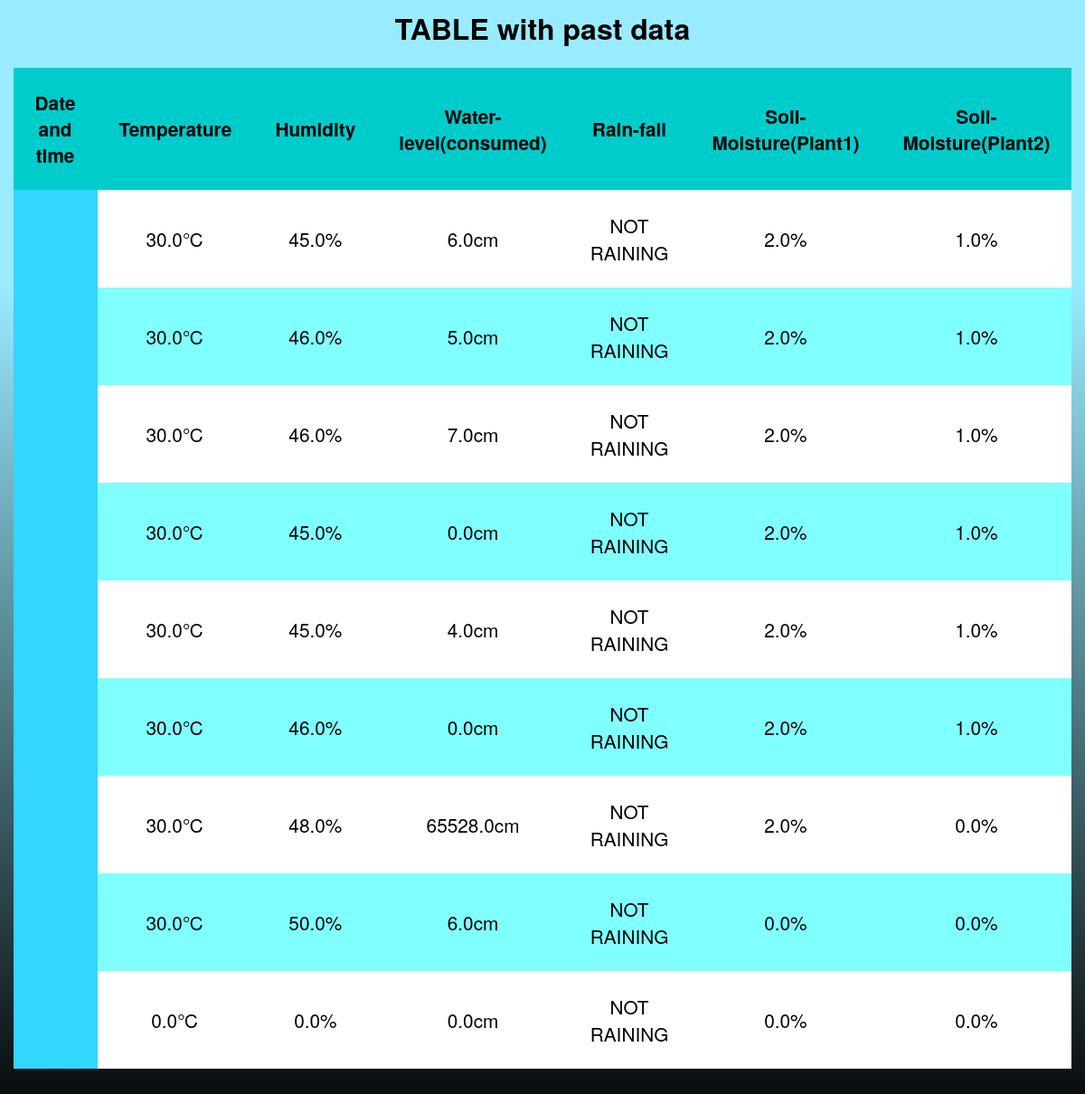
The app's page /sensors/display/table/ with its own data.
### sensors/models.py (models this page shows, shortened)
class plantdetails(models.Model):
	idOfPlant = models.ForeignKey(plant,on_delete=models.CASCADE,default=0)
	soilmoisture=models.FloatField(default=0)
	actuatorstate=models.CharField(max_length=50)
	dateAndTime=models.CharField(max_length=255)
	temperature = models.FloatField(default=0)
	humidity = models.FloatField(default=0)
	waterlevel=models.FloatField(default=0)
	rainfall=models.CharField(max_length=50)
	ms=models.FloatField(default=0)
	msdisplay=models.CharField(max_length=50)

### sensors/views.py (the view)
def table(request):
	det = plant.objects.get(pk=11)
	a=plantdetails.objects.filter(idOfPlant=det.id)[::-1]
	plant1=a[len(a)-10:len(a)-1:]
	det = plant.objects.get(pk=12)
	b=plantdetails.objects.filter(idOfPlant=det.id)[::-1]
	plant2=b[len(b)-10:len(b)-1:]
	details=zip(plant1,plant2)
	return render(request ,'sensors/table.html',{'details':details,'user':request.user})

### sensors/templates/sensors/table.html (shortened to what this page needs)
<html>
<head>
</head>
<body>
  <h1>TABLE with past data</h1>
<table id="racetimes">
<tr id="firstrow"><th>Date and time</th><th>Temperature</th><th>Humidity</th><th>Water-level(consumed)</th><th>Rain-fall</th><th>Soil-Moisture(Plant1)</th><th>Soil-Moisture(Plant2)</th></tr>
{% for i,j in details %}
<tr><td>{{i.dateAndTime}}</td><td>{{i.temperature}}&#8451;</td><td>{{i.humidity}}%</td><td>{{i.waterlevel}}cm</td><td>{{i.rainfall}}</td><td>{{i.soilmoisture}}%</td><td>{{j.soilmoisture}}%</td></tr>
{% endfor %}
</table>
</body>
</html>

### sensors/templates/sensors/table.html (style rules this page uses)
* { font-family: Helvetica Neue, Arial, sans-serif; }
body { background-image: linear-gradient(#99ebff 25%, #000); }
h1, table { text-align: center; }
table { border-collapse: collapse; width: 70%; margin: 0 auto 5rem; }
th, td { padding: 1.5rem; font-size: 1.3rem; }
tr { background: #80ffff; }
tr, td { transition: .4s ease-in; }
tr:first-child { background: #00cccc; }
tr:nth-child(even) { background: white; }
td:empty { background: #33d6ff; }

### records on screen
plantdetails: temperature "30.0", humidity "45.0", waterlevel "6.0", rainfall "NOT RAINING", soilmoisture "2.0", soilmoisture "1.0"
plantdetails: temperature "30.0", humidity "46.0", waterlevel "5.0", rainfall "NOT RAINING", soilmoisture "2.0", soilmoisture "1.0"
plantdetails: temperature "30.0", humidity "46.0", waterlevel "7.0", rainfall "NOT RAINING", soilmoisture "2.0", soilmoisture "1.0"
plantdetails: temperature "30.0", humidity "45.0", waterlevel "0.0", rainfall "NOT RAINING", soilmoisture "2.0", soilmoisture "1.0"
plantdetails: temperature "30.0", humidity "45.0", waterlevel "4.0", rainfall "NOT RAINING", soilmoisture "2.0", soilmoisture "1.0"
plantdetails: temperature "30.0", humidity "46.0", waterlevel "0.0", rainfall "NOT RAINING", soilmoisture "2.0", soilmoisture "1.0"
plantdetails: temperature "30.0", humidity "48.0", waterlevel "65528.0", rainfall "NOT RAINING", soilmoisture "2.0", soilmoisture "0.0"
plantdetails: temperature "30.0", humidity "50.0", waterlevel "6.0", rainfall "NOT RAINING", soilmoisture "0.0"
plantdetails: temperature "0.0", humidity "0.0", waterlevel "0.0", rainfall "NOT RAINING", soilmoisture "0.0"
